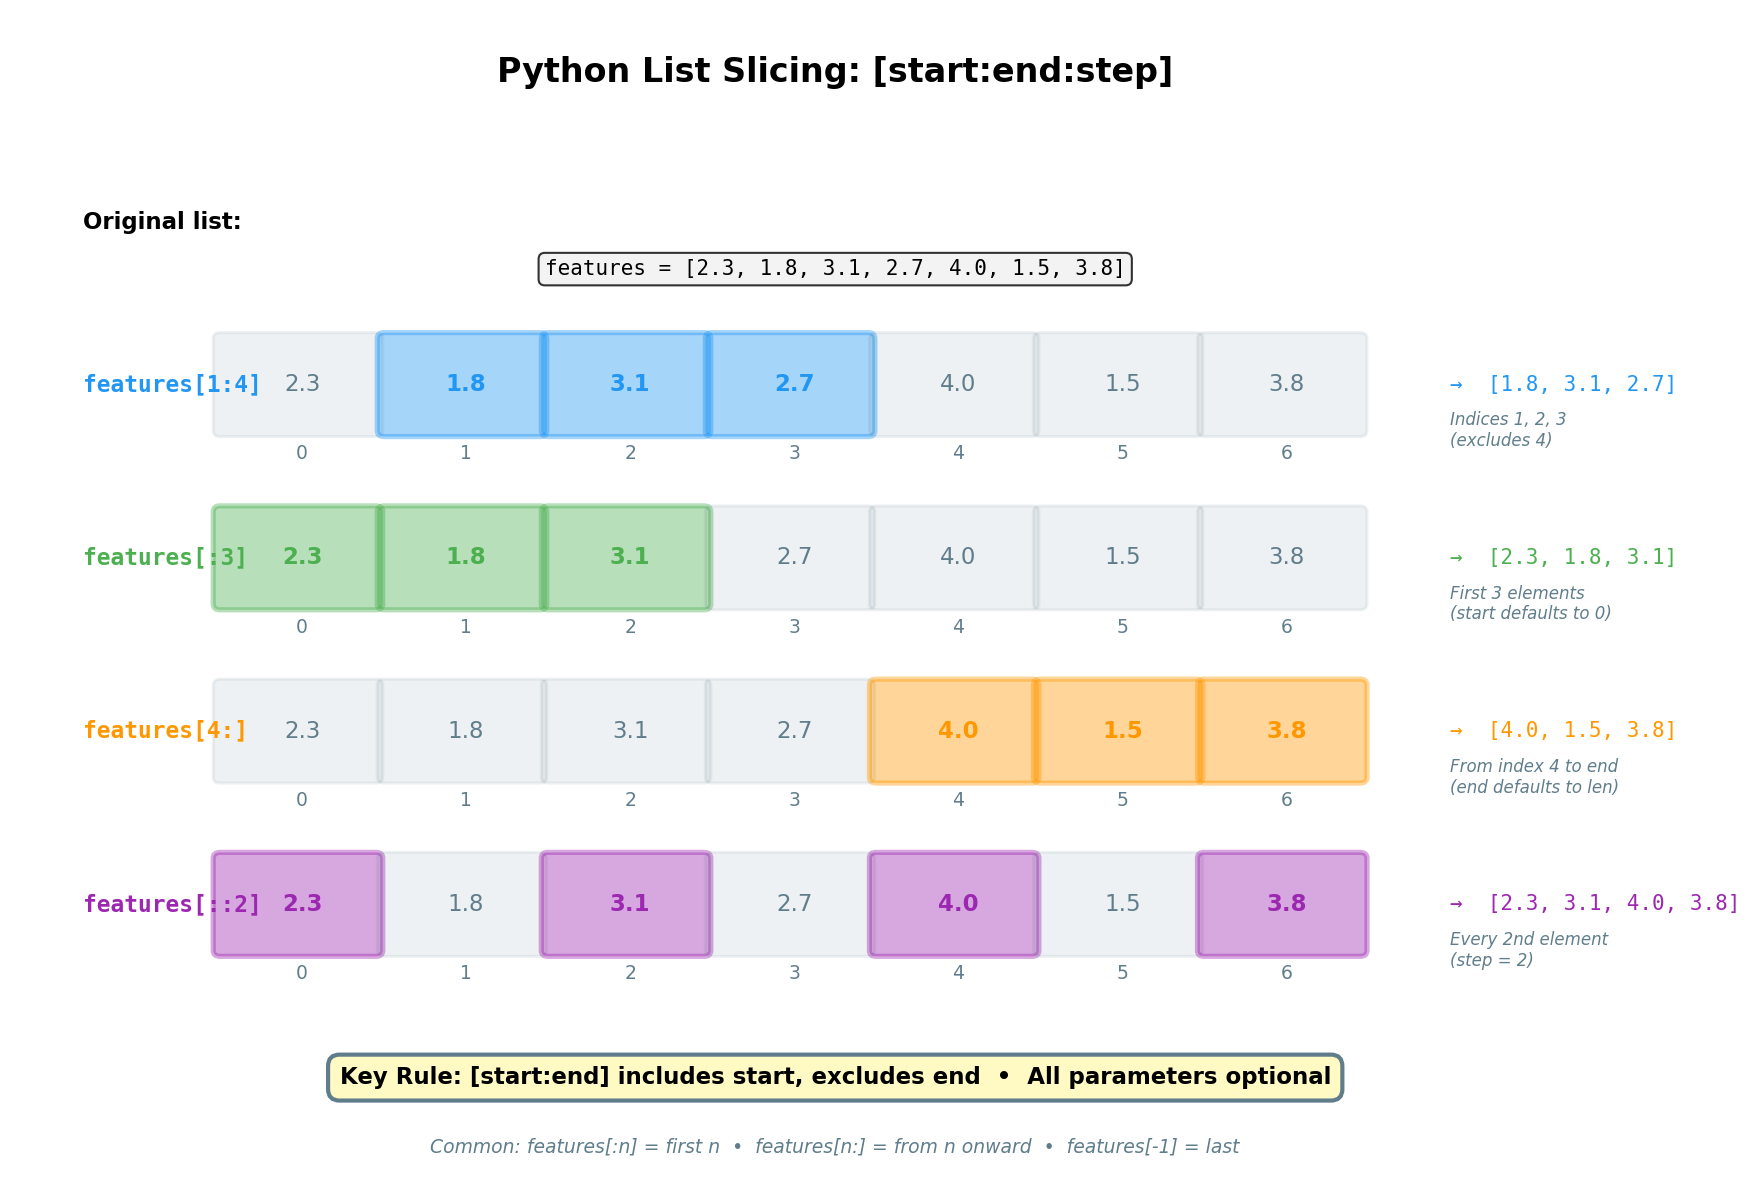

Here is the Python script that generated this plot:
"""
List Slicing Visualization
Shows how slicing syntax works with examples
"""
import matplotlib.pyplot as plt
import matplotlib.patches as patches

fig, ax = plt.subplots(figsize=(12, 8))
ax.set_xlim(0, 12)
ax.set_ylim(0, 10)
ax.axis('off')

# Define colors
color_blue = '#2196F3'
color_green = '#4CAF50'
color_orange = '#FF9800'
color_purple = '#9C27B0'
color_gray = '#607D8B'

# List values
values = [2.3, 1.8, 3.1, 2.7, 4.0, 1.5, 3.8]
n = len(values)

# Helper function to draw list
def draw_list(ax, y_pos, values, highlight_indices=None, highlight_color=color_blue):
    box_width = 1.2
    box_height = 0.8
    start_x = 1.5

    for i, val in enumerate(values):
        x = start_x + i * box_width
        # Determine if highlighted
        is_highlighted = highlight_indices and i in highlight_indices
        alpha = 0.4 if is_highlighted else 0.1
        color = highlight_color if is_highlighted else color_gray

        # Box
        rect = patches.FancyBboxPatch((x, y_pos-box_height/2), box_width*0.95, box_height,
                                       boxstyle="round,pad=0.05",
                                       edgecolor=color,
                                       facecolor=color,
                                       linewidth=2.5 if is_highlighted else 1.5,
                                       alpha=alpha)
        ax.add_patch(rect)
        # Value
        ax.text(x + box_width/2, y_pos, f'{val:.1f}',
                ha='center', va='center', fontsize=11,
                weight='bold' if is_highlighted else 'normal',
                color=color)
        # Index below
        ax.text(x + box_width/2, y_pos - 0.6, str(i),
                ha='center', va='center', fontsize=9, color=color_gray)

# Title
ax.text(6, 9.5, 'Python List Slicing: [start:end:step]', ha='center', va='center',
        fontsize=16, weight='bold')

# Original list
ax.text(0.5, 8.2, 'Original list:', ha='left', va='center',
        fontsize=11, weight='bold', color='black')
list_text = 'features = [2.3, 1.8, 3.1, 2.7, 4.0, 1.5, 3.8]'
ax.text(6, 7.8, list_text, ha='center', va='center',
        fontsize=10, family='monospace',
        bbox=dict(boxstyle='round', facecolor='#f0f0f0', alpha=0.8))

# Example 1: features[1:4]
y1 = 6.8
ax.text(0.5, y1, 'features[1:4]', ha='left', va='center',
        fontsize=11, family='monospace', weight='bold', color=color_blue)
draw_list(ax, y1, values, highlight_indices=[1, 2, 3], highlight_color=color_blue)
ax.text(10.5, y1, '→  [1.8, 3.1, 2.7]', ha='left', va='center',
        fontsize=10, family='monospace', color=color_blue)
ax.text(10.5, y1-0.4, 'Indices 1, 2, 3\n(excludes 4)', ha='left', va='center',
        fontsize=8, style='italic', color=color_gray)

# Example 2: features[:3]
y2 = 5.3
ax.text(0.5, y2, 'features[:3]', ha='left', va='center',
        fontsize=11, family='monospace', weight='bold', color=color_green)
draw_list(ax, y2, values, highlight_indices=[0, 1, 2], highlight_color=color_green)
ax.text(10.5, y2, '→  [2.3, 1.8, 3.1]', ha='left', va='center',
        fontsize=10, family='monospace', color=color_green)
ax.text(10.5, y2-0.4, 'First 3 elements\n(start defaults to 0)', ha='left', va='center',
        fontsize=8, style='italic', color=color_gray)

# Example 3: features[4:]
y3 = 3.8
ax.text(0.5, y3, 'features[4:]', ha='left', va='center',
        fontsize=11, family='monospace', weight='bold', color=color_orange)
draw_list(ax, y3, values, highlight_indices=[4, 5, 6], highlight_color=color_orange)
ax.text(10.5, y3, '→  [4.0, 1.5, 3.8]', ha='left', va='center',
        fontsize=10, family='monospace', color=color_orange)
ax.text(10.5, y3-0.4, 'From index 4 to end\n(end defaults to len)', ha='left', va='center',
        fontsize=8, style='italic', color=color_gray)

# Example 4: features[::2]
y4 = 2.3
ax.text(0.5, y4, 'features[::2]', ha='left', va='center',
        fontsize=11, family='monospace', weight='bold', color=color_purple)
draw_list(ax, y4, values, highlight_indices=[0, 2, 4, 6], highlight_color=color_purple)
ax.text(10.5, y4, '→  [2.3, 3.1, 4.0, 3.8]', ha='left', va='center',
        fontsize=10, family='monospace', color=color_purple)
ax.text(10.5, y4-0.4, 'Every 2nd element\n(step = 2)', ha='left', va='center',
        fontsize=8, style='italic', color=color_gray)

# Key rule at bottom
rule_text = 'Key Rule: [start:end] includes start, excludes end  •  All parameters optional'
ax.text(6, 0.8, rule_text, ha='center', va='center',
        fontsize=11, weight='bold', color='black',
        bbox=dict(boxstyle='round,pad=0.5', facecolor='#FFF9C4',
                 edgecolor=color_gray, linewidth=2))

# Common patterns
ax.text(6, 0.2, 'Common: features[:n] = first n  •  features[n:] = from n onward  •  features[-1] = last',
        ha='center', va='center', fontsize=9, style='italic', color=color_gray)

plt.tight_layout()
plt.savefig('/home/chirag/ds-book/book/course-02-programming/ch05-python-fundamentals/diagrams/list_slicing.png',
            dpi=150, bbox_inches='tight', facecolor='white')
print("Generated: list_slicing.png")
